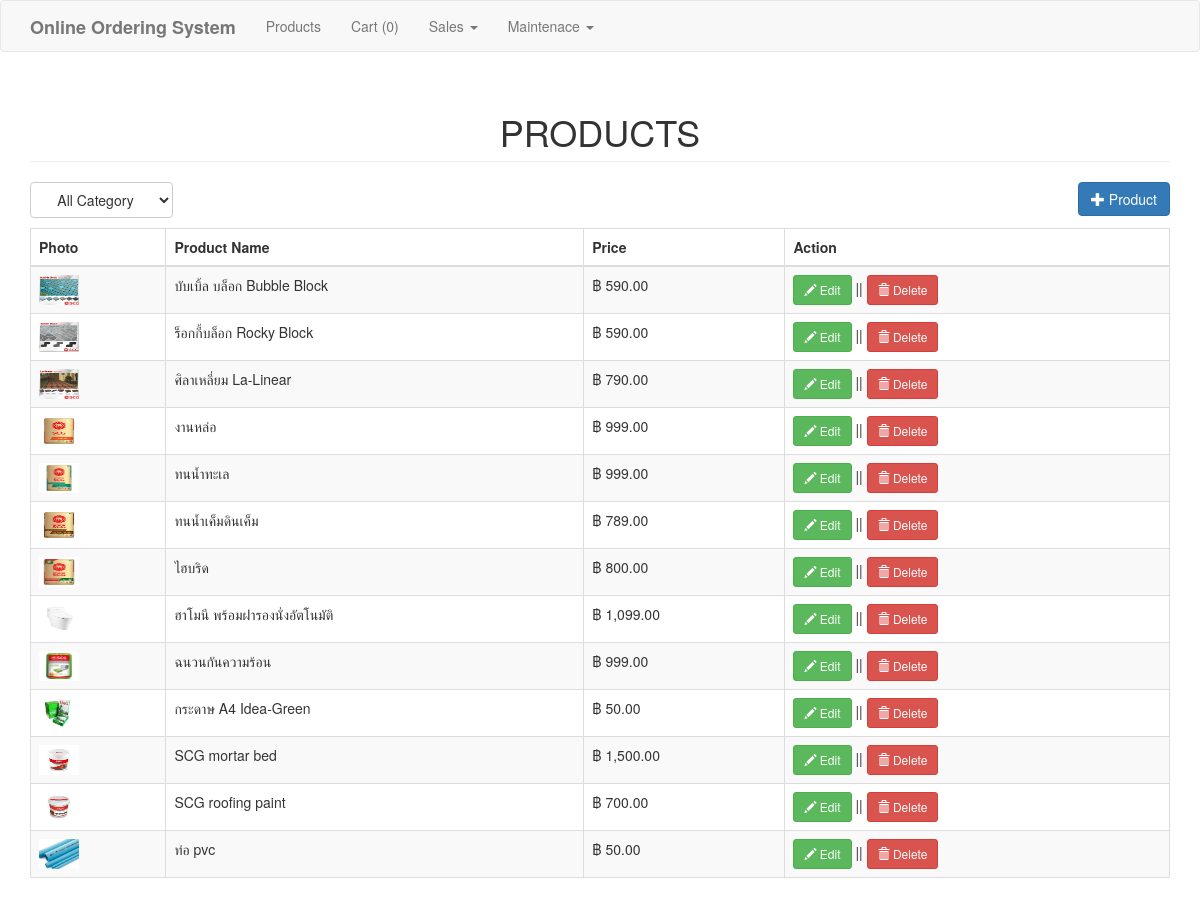
The page /product.php on the database its author committed.
### tables this page shows
CREATE TABLE `product` (
  `productid` int(11) NOT NULL,
  `categoryid` int(1) NOT NULL,
  `productname` varchar(30) NOT NULL,
  `price` double NOT NULL,
  `photo` varchar(150) NOT NULL
);

### product.php (the view, shortened to what this page needs)
<?php include('header.php'); ?>
<body>
<?php include('navbar.php'); ?>
<div class="container">
	<h1 class="page-header text-center">PRODUCTS</h1>
	<div class="row">
		<div class="col-md-12">
			<select id="catList" class="btn btn-default">
			<option value="0">All Category</option>
			</select>
			<a href="#addproduct" data-toggle="modal" class="pull-right btn btn-primary"><span class="glyphicon glyphicon-plus"></span> Product</a>
		</div>
	</div>
	<div style="margin-top:10px;">
		<table class="table table-striped table-bordered">
			<thead>
				<th>Photo</th>
				<th>Product Name</th>
				<th>Price</th>
				<th>Action</th>
			</thead>
			<tbody>
				<?php
					$where = "";
					$sql="select * from product left join category on category.categoryid=product.categoryid $where order by product.categoryid asc, productname asc";
					$query=$conn->query($sql);
					while($row=$query->fetch_array()){
						?>
						<tr>
							<td><a href="<?php if(empty($row['photo'])){echo "upload/noimage.jpg";} else{echo $row['photo'];} ?>"><img src="<?php if(empty($row['photo'])){echo "upload/noimage.jpg";} else{echo $row['photo'];} ?>" height="30px" width="40px"></a></td>
							<td><?php echo $row['productname']; ?></td>
							<td>&#x0E3F; <?php echo number_format($row['price'], 2); ?></td>
							<td>
								<a href="#editproduct<?php echo $row['productid']; ?>" data-toggle="modal" class="btn btn-success btn-sm"><span class="glyphicon glyphicon-pencil"></span> Edit</a> || <a href="#deleteproduct<?php echo $row['productid']; ?>" data-toggle="modal" class="btn btn-danger btn-sm"><span class="glyphicon glyphicon-trash"></span> Delete</a>
							</td>
						</tr>
						<?php
					}
				?>
			</tbody>
		</table>
	</div>
</div>
</body>
</html>

### rows shown on the page
product: photo (picture), productname "บับเบิ้ล บล็อก Bubble Block", price "590.00"
product: photo (picture), productname "ร็อกกี้บล็อก Rocky Block", price "590.00"
product: photo (picture), productname "ศิลาเหลี่ยม La-Linear", price "790.00"
product: photo (picture), productname "งานหล่อ", price "999.00"
product: photo (picture), productname "ทนน้ำทะเล", price "999.00"
product: photo (picture), productname "ทนน้ำเค็มดินเค็ม", price "789.00"
product: photo (picture), productname "ไฮบริด", price "800.00"
product: photo (picture), productname "ฮาโมนี พร้อมฝารองนั่งอัตโนมัติ", price "1,099.00"
product: photo (picture), productname "ฉนวนกันความร้อน", price "999.00"
product: photo (picture), productname "กระดาษ A4 Idea-Green", price "50.00"
product: photo (picture), productname "SCG mortar bed", price "1,500.00"
product: photo (picture), productname "SCG roofing paint", price "700.00"
product: photo (picture), productname "ท่อ pvc", price "50.00"
